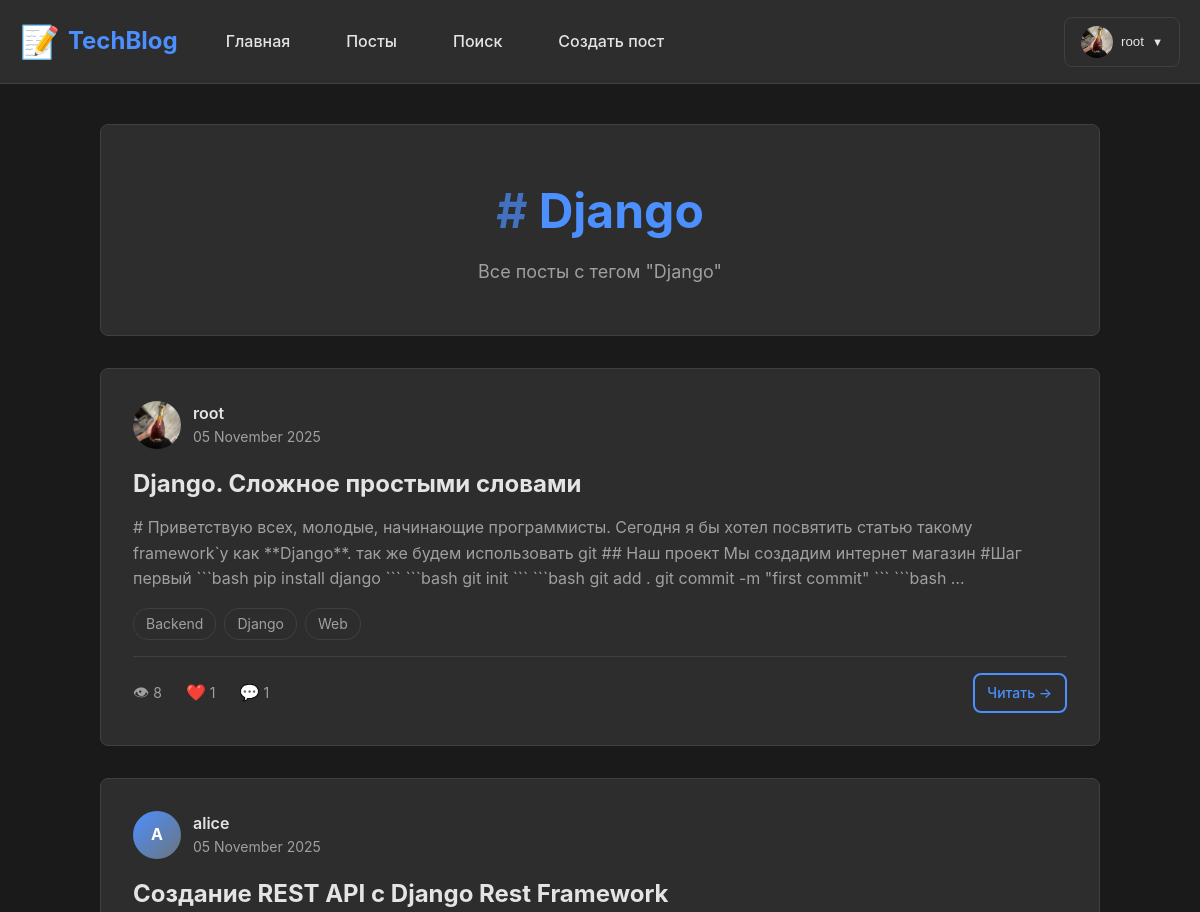
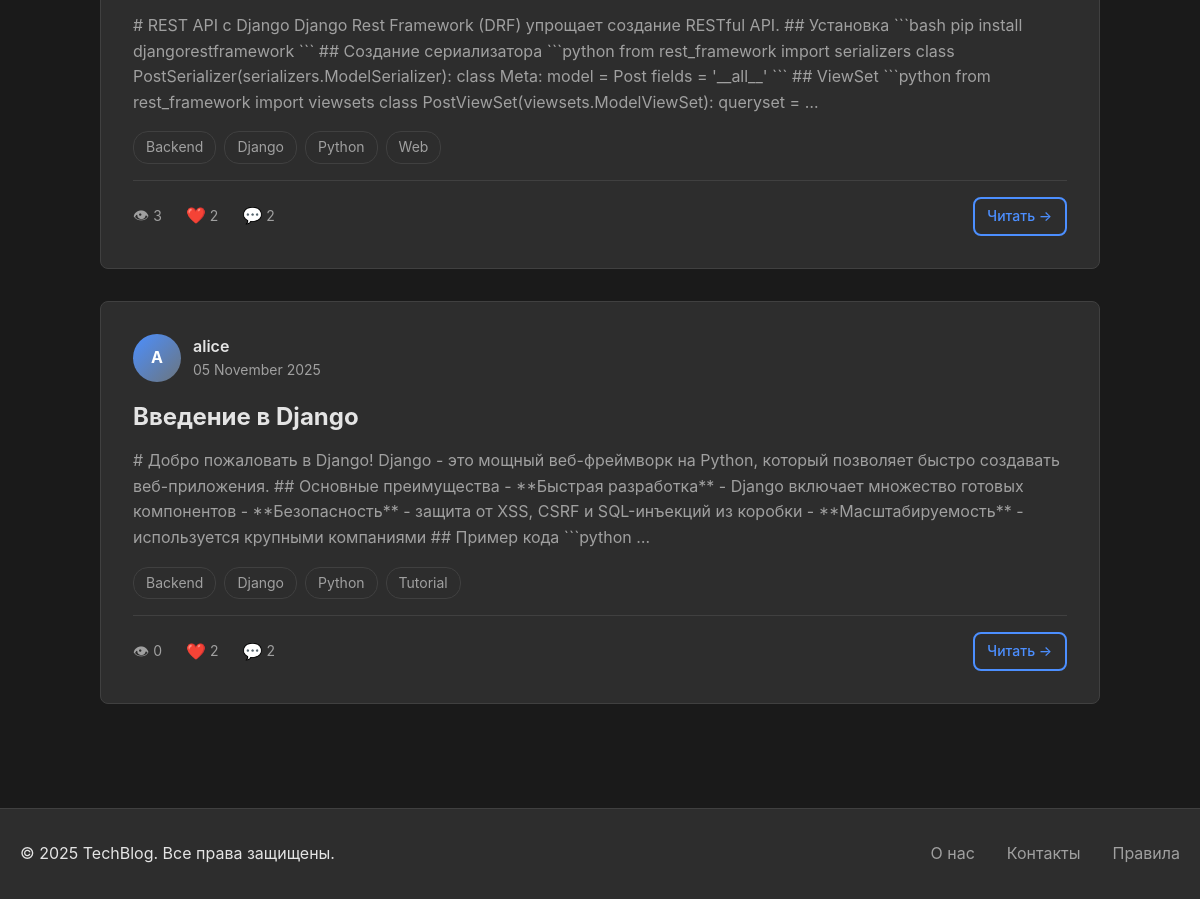
Page /tag/django/ (signed in) on the committed database (2 pictures, top to bottom).
### users/models.py (models this page shows, shortened)
class Profile(models.Model):
    user = models.OneToOneField(User, on_delete=models.CASCADE, related_name='profile')
    bio = models.TextField(max_length=500, blank=True, verbose_name='О себе')
    avatar = models.ImageField(upload_to='avatars/', blank=True, null=True, verbose_name='Аватар')
    location = models.CharField(max_length=100, blank=True, verbose_name='Местоположение')
    website = models.URLField(blank=True, verbose_name='Веб-сайт')
    class Meta:
        verbose_name = 'Профиль'
        verbose_name_plural = 'Профили'

### blog/models.py (models this page shows, shortened)
class Tag(models.Model):
    name = models.CharField(max_length=50, unique=True, verbose_name='Название тега')
    slug = models.SlugField(max_length=50, unique=True, verbose_name='URL')
    created_at = models.DateTimeField(auto_now_add=True)
    class Meta:
        ordering = ['name']
        verbose_name = 'Тег'
        verbose_name_plural = 'Теги'

class Post(models.Model):
    title = models.CharField(max_length=200, verbose_name='Заголовок')
    content = models.TextField(verbose_name='Содержание (Markdown)')
    created_at = models.DateTimeField(auto_now_add=True, verbose_name='Дата создания')
    updated_at = models.DateTimeField(auto_now=True, verbose_name='Дата обновления')
    author = models.ForeignKey(User, on_delete=models.CASCADE, related_name='posts', verbose_name='Автор')
    tags = models.ManyToManyField(Tag, related_name='posts', blank=True, verbose_name='Теги')
    views = models.PositiveIntegerField(default=0, verbose_name='Просмотры')
    class Meta:
        ordering = ['-created_at']
        verbose_name = 'Пост'
        verbose_name_plural = 'Посты'
    def total_likes(self):
        return self.likes.count()

### blog/views.py (the view)
# urls.py: path('tag/<slug:slug>/', views.tag_posts, name='tag_posts'),
def tag_posts(request, slug):
    tag = get_object_or_404(Tag, slug=slug)
    posts = Post.objects.filter(tags=tag).select_related('author').prefetch_related('tags')
    paginator = Paginator(posts, 10)
    page_number = request.GET.get('page')
    page_obj = paginator.get_page(page_number)
    context = {
        'tag': tag,
        'page_obj': page_obj,
    }
    return render(request, 'blog/tag_posts.html', context)

### blog/templates/blog/tag_posts.html (shortened to what this page needs)
{% extends 'base.html' %}
{% load static %}
{% block content %}
<div class="container">
    <div class="tag-page">
        <div class="tag-header">
            <h1>
                <span class="tag-icon">#</span>
                {{ tag.name }}
            </h1>
            <p class="tag-description">Все посты с тегом "{{ tag.name }}"</p>
        </div>
        {% if page_obj %}
            <div class="posts-list">
                {% for post in page_obj %}
                    <article class="post-item">
                        <div class="post-item-header">
                            <div class="post-author">
                                {% if post.author.profile.avatar %}
                                    <img src="{{ post.author.profile.avatar.url }}" alt="{{ post.author.username }}" class="avatar-md">
                                {% else %}
                                    <span class="avatar-placeholder avatar-md">{{ post.author.username.0|upper }}</span>
                                {% endif %}
                                <div class="author-info">
                                    <a href="{% url 'users:profile' post.author.username %}" class="author-name">{{ post.author.username }}</a>
                                    <span class="post-date">{{ post.created_at|date:"d F Y" }}</span>
                                </div>
                            </div>
                        </div>
                        <div class="post-item-body">
                            <h2 class="post-title">
                                <a href="{% url 'blog:post_detail' post.pk %}">{{ post.title }}</a>
                            </h2>
                            <p class="post-excerpt">{{ post.content|truncatewords:50|striptags }}</p>
                            {% if post.tags.all %}
                                <div class="post-tags">
                                    {% for tag in post.tags.all %}
                                        <a href="{% url 'blog:tag_posts' tag.slug %}" class="tag-mini">{{ tag.name }}</a>
                                    {% endfor %}
                                </div>
                            {% endif %}
                        </div>
                        <div class="post-item-footer">
                            <div class="post-stats">
                                <span class="stat">
                                    <span class="stat-icon">👁</span> {{ post.views }}
                                </span>
                                <span class="stat">
                                    <span class="stat-icon">❤️</span> {{ post.total_likes }}
                                </span>
                                <span class="stat">
                                    <span class="stat-icon">💬</span> {{ post.comments.count }}
                                </span>
                            </div>
                            <a href="{% url 'blog:post_detail' post.pk %}" class="btn btn-outline btn-sm">Читать →</a>
                        </div>
                    </article>
                {% endfor %}
            </div>
        {% else %}
            <div class="empty-state">
                <p>Нет постов с этим тегом</p>
            </div>
        {% endif %}
    </div>
</div>
{% endblock %}

### templates/base.html (shortened to what this page needs)
{% load static %}
<!DOCTYPE html>
<html lang="ru" data-theme="{{ request.user.settings.theme|default:'light' }}">
<head>
    <link rel="stylesheet" href="{% static 'css/base.css' %}">
    <link rel="stylesheet" href="{% static 'css/themes.css' %}">
    <link rel="stylesheet" href="{% static 'css/posts.css' %}">
    <link rel="stylesheet" href="{% static 'css/profiles.css' %}">
</head>
<body>
    <header class="header">
        <div class="container">
            <nav class="navbar">
                <div class="navbar-brand">
                    <a href="{% url 'blog:index' %}" class="logo">
                        <span class="logo-icon">📝</span>
                        <span class="logo-text">TechBlog</span>
                    </a>
                </div>
                <div class="navbar-menu" id="navbarMenu">
                    <ul class="navbar-nav">
                        <li><a href="{% url 'blog:index' %}" class="nav-link">Главная</a></li>
                        <li><a href="{% url 'blog:posts_list' %}" class="nav-link">Посты</a></li>
                        <li><a href="{% url 'blog:search' %}" class="nav-link">Поиск</a></li>
                        {% if user.is_authenticated %}
                            <li><a href="{% url 'blog:create_post' %}" class="nav-link">Создать пост</a></li>
                        {% endif %}
                    </ul>
                    <div class="navbar-account">
                        {% if user.is_authenticated %}
                            <div class="account-dropdown">
                                <button class="account-btn" id="accountBtn">
                                    {% if user.profile.avatar %}
                                        <img src="{{ user.profile.avatar.url }}" alt="{{ user.username }}" class="avatar-sm">
                                    {% else %}
                                        <span class="avatar-placeholder">{{ user.username.0|upper }}</span>
                                    {% endif %}
                                    <span class="username-text">{{ user.username }}</span>
                                    <span class="dropdown-arrow">▼</span>
                                </button>
                            </div>
                        {% else %}
                            <a href="{% url 'users:login' %}" class="btn btn-outline">Войти</a>
                            <a href="{% url 'users:register' %}" class="btn btn-primary">Регистрация</a>
                        {% endif %}
                    </div>
                </div>
            </nav>
        </div>
    </header>
    <main class="main-content">
        {% block content %}
        {% endblock %}
    </main>
    <footer class="footer">
        <div class="container">
            <div class="footer-content">
                <p>&copy; 2025 TechBlog. Все права защищены.</p>
                <div class="footer-links">
                    <a href="#">О нас</a>
                    <a href="#">Контакты</a>
                    <a href="#">Правила</a>
                </div>
            </div>
        </div>
    </footer>
</body>
</html>

### static/css/base.css (style rules this page uses)
:root { --font-primary: -apple-system, BlinkMacSystemFont, 'Segoe UI', Roboto, 'Helvetica Neue', Arial, sans-serif; --font-mono: 'Courier New', Courier, monospace; --transition-fast: 0.15s ease; --transition-normal: 0.3s ease; --border-radius: 8px; --box-shadow: 0 2px 8px rgba(0, 0, 0, 0.1); --box-shadow-lg: 0 4px 16px rgba(0, 0, 0, 0.15); }
* { margin: 0; padding: 0; box-sizing: border-box; }
body { font-family: var(--font-primary); font-size: 16px; line-height: 1.6; background-color: var(--bg-primary); color: var(--text-primary); transition: background-color var(--transition-normal), color var(--transition-normal); }
.container { max-width: 1200px; margin: 0 auto; padding: 0 20px; }
.main-content { min-height: calc(100vh - 180px); padding: 40px 0; }
.header { background-color: var(--bg-secondary); border-bottom: 1px solid var(--border-color); position: sticky; top: 0; z-index: 1000; transition: background-color var(--transition-normal); }
.navbar { display: flex; justify-content: space-between; align-items: center; padding: 1rem 0; gap: 2rem; }
.navbar-brand .logo { display: flex; align-items: center; gap: 0.5rem; text-decoration: none; font-size: 1.5rem; font-weight: bold; color: var(--primary-color); transition: transform var(--transition-fast); }
.logo-icon { font-size: 2rem; }
.navbar-menu { display: flex; align-items: center; gap: 2rem; flex: 1; }
.navbar-nav { display: flex; list-style: none; gap: 1.5rem; margin: 0; }
.nav-link { color: var(--text-primary); text-decoration: none; font-weight: 500; padding: 0.5rem 1rem; border-radius: var(--border-radius); transition: background-color var(--transition-fast), color var(--transition-fast); }
.navbar-account { margin-left: auto; display: flex; align-items: center; gap: 1rem; }
.account-dropdown { position: relative; }
.account-btn { display: flex; align-items: center; gap: 0.5rem; background: none; border: 1px solid var(--border-color); padding: 0.5rem 1rem; border-radius: var(--border-radius); cursor: pointer; transition: all var(--transition-fast); color: var(--text-primary); }
.dropdown-arrow { font-size: 0.7rem; transition: transform var(--transition-fast); }
.avatar-sm, .avatar-md, .avatar-lg, .avatar-placeholder { border-radius: 50%; object-fit: cover; }
.avatar-sm { width: 32px; height: 32px; }
.avatar-md { width: 48px; height: 48px; }
.avatar-placeholder { display: inline-flex; align-items: center; justify-content: center; background: linear-gradient(135deg, var(--primary-color), var(--secondary-color)); color: white; font-weight: bold; }
.btn { display: inline-block; padding: 0.625rem 1.25rem; font-size: 1rem; font-weight: 500; text-align: center; text-decoration: none; border: none; border-radius: var(--border-radius); cursor: pointer; transition: all var(--transition-fast); font-family: var(--font-primary); }
.btn-outline { background-color: transparent; border: 2px solid var(--primary-color); color: var(--primary-color); }
.btn-sm { padding: 0.4rem 0.8rem; font-size: 0.875rem; }
.footer { background-color: var(--bg-secondary); border-top: 1px solid var(--border-color); padding: 2rem 0; margin-top: 4rem; }
.footer-content { display: flex; justify-content: space-between; align-items: center; flex-wrap: wrap; gap: 1rem; }
.footer-links { display: flex; gap: 2rem; }
.footer-links a { color: var(--text-secondary); text-decoration: none; transition: color var(--transition-fast); }

### static/css/themes.css (style rules this page uses)
[data-theme="dark"] { --bg-primary: #1a1a1a; --bg-secondary: #2d2d2d; --text-primary: #e4e4e4; --text-secondary: #a0a0a0; --border-color: #404040; --hover-bg: #3a3a3a; --primary-color: #4c8fff; --primary-hover: #3d7fe6; --secondary-color: #6c757d; --success-bg: #1e4620; --success-color: #75b798; --danger-bg: #5c1e23; --danger-color: #f8b4bc; --info-bg: #1e3a5f; --info-color: #9ec5fe; --danger-color: #f85c70; --danger-hover: #e04555; }

### static/css/profiles.css (style rules this page uses)
.tag-page { max-width: 1000px; margin: 0 auto; }
.tag-header { text-align: center; padding: 3rem 2rem; background-color: var(--bg-secondary); border: 1px solid var(--border-color); border-radius: var(--border-radius); margin-bottom: 2rem; }
.tag-header h1 { font-size: 3rem; color: var(--primary-color); margin-bottom: 0.5rem; }
.tag-icon { opacity: 0.7; }
.tag-description { font-size: 1.125rem; color: var(--text-secondary); }

### rows in the picture
Tag: name "Django"
Post: author.profile.avatar (picture), author.username "root", created_at "05 November 2025", title "Django. Сложное простыми словами", content "# Приветствую всех, молодые, начинающие программисты. Сегодня я бы хотел посвятить статью такому framework`у как **Django**. так же будем использовать git ## Наш проект Мы создадим интернет магазин #Шаг первый ```bash pip install django ``` ```bash git init ``` ```bash git add . git commit -m \"first commit\" ``` ```bash …", views "8", total_likes "1", comments.count "1"
Tag: name "Backend"
Tag: name "Web"
Post: author.username.0 "A", author.username "alice", created_at "05 November 2025", title "Создание REST API с Django Rest Framework", content "# REST API с Django Django Rest Framework (DRF) упрощает создание RESTful API. ## Установка ```bash pip install djangorestframework ``` ## Создание сериализатора ```python from rest_framework import serializers class PostSerializer(serializers.ModelSerializer): class Meta: model = Post fields = '__all__' ``` ## ViewSet ```python from rest_framework import viewsets class PostViewSet(viewsets.ModelViewSet): queryset = …", views "3", total_likes "2", comments.count "2"
Tag: name "Python"
Post: author.username.0 "A", author.username "alice", created_at "05 November 2025", title "Введение в Django", content "# Добро пожаловать в Django! Django - это мощный веб-фреймворк на Python, который позволяет быстро создавать веб-приложения. ## Основные преимущества - **Быстрая разработка** - Django включает множество готовых компонентов - **Безопасность** - защита от XSS, CSRF и SQL-инъекций из коробки - **Масштабируемость** - используется крупными компаниями ## Пример кода ```python …", views "0", total_likes "2", comments.count "2"
Tag: name "Tutorial"

### other values in the picture
{{ user.username }} "root"
